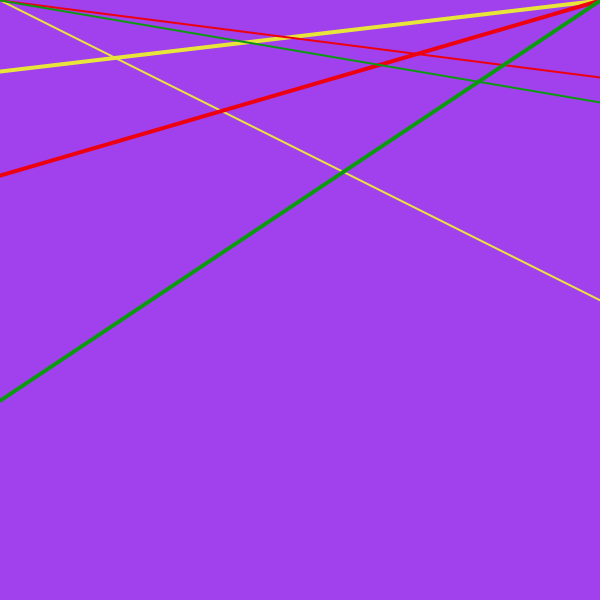
Frame 1 (no input)
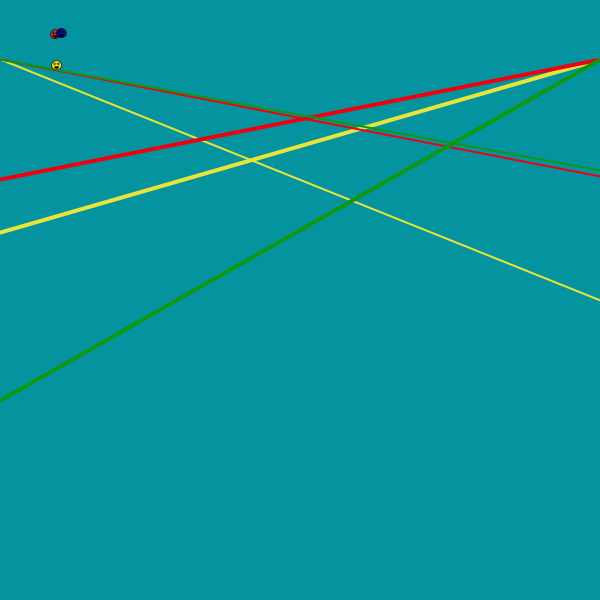
Frame 60 (the mouse pressed at the canvas centre just before this capture)
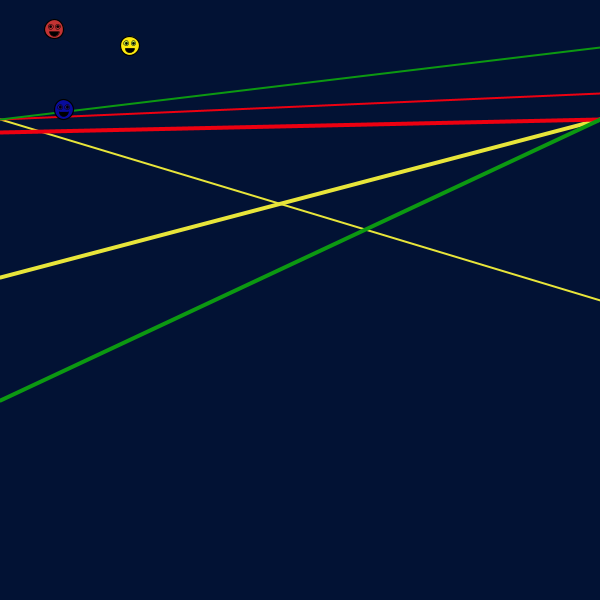
Frame 120 (the mouse held since frame 60 and released just before this capture)

The Processing sketch that drew these frames (run headless with seeded random() and noise(); from frame 60 on, the mouse is pressed at the canvas centre):

// Processing sketch: processing_113839
// ── processing_113839.pde

float a = 0;
float x = 300;
float y = 300;
float x1 = 500;
float y1 = 500;
float x2 = 100;
float y2 = 100;
float xspeed = 3;
float yspeed = 6;
float xspeed1 = 4;
float yspeed1 = 7;
float xspeed2 = 7;
float yspeed2 = 3;
float s = 0.0;

//BACKGROUND BY JOANNA

void setup() {
  size (600,600);
  smooth();

}

void draw(){
  background( random(250), random(250), random(250)); // sets random background colour
    stroke(232,229,58);
    strokeWeight(4);
    line(0, random (0,300), width, a);
    strokeWeight(2);
    line(0, a, width, 300);
     
    stroke(237,0,16);
    strokeWeight(4);
    line(0, random (30, 200), width, a);
    strokeWeight(2);
    line(0, a, width, random (20,200));
     
    stroke(12,153,17);
    strokeWeight(4);
    line(0, 400, width, a);
    strokeWeight(2);
    line(0, a, width, random (20,200));
    a = a + 1;
  
  // SMILEY FACES by ANDREW
  
  noStroke();
  // Add the current speed to the location.
  x = x + xspeed;
  y = y + yspeed;
 
  x1 = x1 + xspeed1;
  y1 = y1 + yspeed1;
 
  x2 = x2 + xspeed2;
  y2 = y2 + yspeed2;
 
   scale(s);      // increses the size of the faces - Joshua
   s += 0.002;
  
  
  if (s > 3) {  // resets the scale to 0
    s = 0;
    
  }

  // YELLOW SMILEY FACE
  
  if ((x > width) || (x < 0)) {
    xspeed = xspeed * -1;
  }
  if ((y > height) || (y < 0)) {
    yspeed = yspeed * -1;
  }
  stroke(0);
  strokeWeight(5);
  fill(#FCE90D);
  ellipse(x,y,80,80);
  fill ( random(255), random(255), random(255), random(255)); // eyes flash random colours
  strokeWeight(2);
  ellipse(x-15,y-10,20,20);
  ellipse(x+15,y-10,20,20);
  fill(0);
  arc(x,y+10,40,40,0, PI);
  ellipse(x-15,y-10,10,10);
  ellipse(x+15,y-10,10,10);
 

 
  //RED SMILEY FACE
  if ((x1 > width) || (x1 < 0)) {
    xspeed1 = xspeed1 * -1;
  }
  if ((y1 > height) || (y1 < 0)) {
    yspeed1 = yspeed1 * -1;
  }
  stroke(0);
  strokeWeight(5);
  fill(#C33333);
  ellipse(x1,y1,80,80);
  fill( random(255), random(255), random(255), random(255));  // eyes flash random colours
  strokeWeight(2);
  ellipse(x1-15,y1-10,20,20);
  ellipse(x1+15,y1-10,20,20);
  fill(0);
  arc(x1,y1+10,40,40, 0, PI);
  ellipse(x1-15,y1-10,10,10);
  ellipse(x1+15,y1-10,10,10);
 
 
 //BLUE SMILEY FACE
  
  
  if ((x2 > width) || (x2 < 0)) {
    xspeed2 = xspeed2 * -1;
  }
  if ((y2 > height) || (y2 < 0)) {
    yspeed2 = yspeed2 * -1;
  }
  stroke(0);
  strokeWeight(5);
  fill(#080B9D);
  ellipse(x2,y2,80,80);
  fill ( random(255), random(255), random(255), random(255));  // eyes flash random colours
  strokeWeight(2);
  ellipse(x2-15,y2-10,20,20);
  ellipse(x2+15,y2-10,20,20);
  fill(0);
  arc(x2,y2+10,40,40,0, PI);
  ellipse(x2-15,y2-10,10,10);
  ellipse(x2+15,y2-10,10,10);
}
